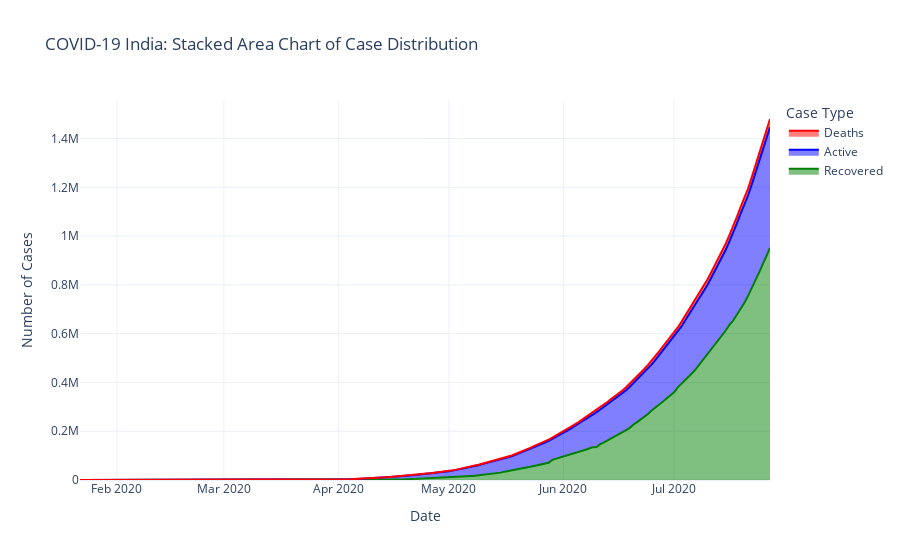

Write notebook code for a chart like this one.
### Markdown cell above
**Stacked Area Chart – Active, Recovered, Deaths**

### Code cell
fig = go.Figure()

fig.add_trace(go.Scatter(
    x=df_india['Date'],
    y=df_india['Recovered'],
    mode='lines',
    name='Recovered',
    stackgroup='one',
    line=dict(color='green')
))

fig.add_trace(go.Scatter(
    x=df_india['Date'],
    y=df_india['Active'],
    mode='lines',
    name='Active',
    stackgroup='one',
    line=dict(color='blue')
))

fig.add_trace(go.Scatter(
    x=df_india['Date'],
    y=df_india['Deaths'],
    mode='lines',
    name='Deaths',
    stackgroup='one',
    line=dict(color='red')
))

fig.update_layout(
    title='COVID-19 India: Stacked Area Chart of Case Distribution',
    xaxis_title='Date',
    yaxis_title='Number of Cases',
    template='plotly_white',
    legend_title='Case Type',
    height=600
)

fig.show()

### Figure 1 — Plotly figure (JSON) as saved in the notebook; plotly's stock layout.template omitted (floating-point values rounded to 4 significant figures; data arrays with more than 128 entries replaced by an {"elided": "..."} marker saying what was removed)
{"data": [{"line": {"color": "green"}, "mode": "lines", "name": "Recovered", "stackgroup": "one", "type": "scatter", "x": {"elided": "188 str values"}, "y": {"elided": "188 int values"}}, {"line": {"color": "blue"}, "mode": "lines", "name": "Active", "stackgroup": "one", "type": "scatter", "x": {"elided": "188 str values"}, "y": {"elided": "188 int values"}}, {"line": {"color": "red"}, "mode": "lines", "name": "Deaths", "stackgroup": "one", "type": "scatter", "x": {"elided": "188 str values"}, "y": {"elided": "188 int values"}}], "layout": {"autosize": true, "legend": {"title": {"text": "Case Type"}}, "title": {"text": "COVID-19 India: Stacked Area Chart of Case Distribution"}, "xaxis": {"autorange": true, "range": ["2020-01-22", "2020-07-27"], "title": {"text": "Date"}, "type": "date"}, "yaxis": {"autorange": true, "range": [0, 1558000.0], "title": {"text": "Number of Cases"}, "type": "linear"}}}
